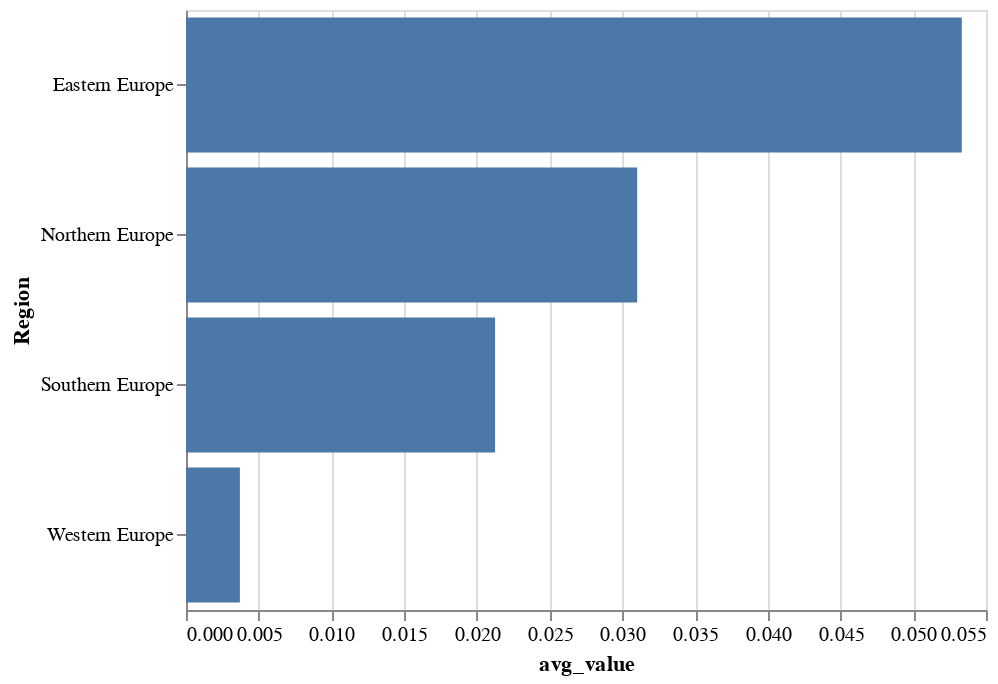

Notebook source saved alongside this figure:
### Markdown cell above
## Final Decluttering
Set the graph size

### Code cell
bars = alt.Chart(df).mark_bar().encode(
    x=alt.X('avg_value:Q'),
    y=alt.Y('Region:N')
).transform_aggregate(
   avg_value = 'average(2020_2019)', groupby = ['Region']
).properties(
     height = 300
)
bars.save('size_bar_chart.png')
bars

### Figure 1 — Vega-Lite specification as saved in the notebook (floating-point values rounded to 4 significant figures)
{"config": {"view": {"continuousWidth": 400, "continuousHeight": 300}}, "data": {"name": "data-02e83fd408885510e27a542a78bae3e9"}, "mark": "bar", "encoding": {"x": {"type": "quantitative", "field": "avg_value"}, "y": {"type": "nominal", "field": "Region"}}, "height": 300, "transform": [{"aggregate": [{"op": "average", "field": "2020_2019", "as": "avg_value"}], "groupby": ["Region"]}], "$schema": "https://vega.github.io/schema/vega-lite/v4.8.1.json", "datasets": {"data-02e83fd408885510e27a542a78bae3e9": [{"Country": "Denmark", "2019": 61170.0, "2020": 60940.0, "Region": "Northern Europe", "2020_2019": 0.00376}, {"Country": "Germany", "2019": 778100.0, "2020": 773100.0, "Region": "Western Europe", "2020_2019": 0.006357}, {"Country": "Estonia", "2019": 14100.0, "2020": 13210.0, "Region": "Northern Europe", "2020_2019": 0.06313}, {"Country": "Ireland", "2019": 59290.0, "2020": 55960.0, "Region": "Northern Europe", "2020_2019": 0.05617}, {"Country": "Greece", "2019": 83760.0, "2020": 84620.0, "Region": "Southern Europe", "2020_2019": -0.01029}, {"Country": "Spain", "2019": 358700.0, "2020": 338400.0, "Region": "Southern Europe", "2020_2019": 0.05662}, {"Country": "France", "2019": 754000.0, "2020": 736600.0, "Region": "Western Europe", "2020_2019": 0.02314}, {"Country": "Croatia", "2019": 36140.0, "2020": 35840.0, "Region": "Southern Europe", "2020_2019": 0.008025}, {"Country": "Italy", "2019": 420100.0, "2020": 404100.0, "Region": "Southern Europe", "2020_2019": 0.03804}, {"Country": "Cyprus", "2019": 9548.0, "2020": 9860.0, "Region": "Southern Europe", "2020_2019": -0.03268}, {"Country": "Latvia", "2019": 18790.0, "2020": 17550.0, "Region": "Northern Europe", "2020_2019": 0.06569}, {"Country": "Lithuania", "2019": 27390.0, "2020": 25140.0, "Region": "Northern Europe", "2020_2019": 0.0821}, {"Country": "Luxembourg", "2019": 6230.0, "2020": 6459.0, "Region": "Western Europe", "2020_2019": -0.03676}, {"Country": "Hungary", "2019": 93100.0, "2020": 93810.0, "Region": "Eastern Europe", "2020_2019": -0.007594}, {"Country": "Malta", "2019": 4350.0, "2020": 4414.0, "Region": "Southern Europe", "2020_2019": -0.01471}, {"Country": "Netherlands", "2019": 169700.0, "2020": 168700.0, "Region": "Western Europe", "2020_2019": 0.005888}, {"Country": "Austria", "2019": 84950.0, "2020": 83600.0, "Region": "Western Europe", "2020_2019": 0.01588}, {"Country": "Poland", "2019": 375000.0, "2020": 355300.0, "Region": "Eastern Europe", "2020_2019": 0.05239}, {"Country": "Portugal", "2019": 86580.0, "2020": 84430.0, "Region": "Southern Europe", "2020_2019": 0.02487}, {"Country": "Romania", "2019": 199700.0, "2020": 176800.0, "Region": "Eastern Europe", "2020_2019": 0.1149}, {"Country": "Slovenia", "2019": 19330.0, "2020": 18770.0, "Region": "Southern Europe", "2020_2019": 0.02903}, {"Country": "Slovakia", "2019": 57050.0, "2020": 56650.0, "Region": "Eastern Europe", "2020_2019": 0.007081}, {"Country": "Finland", "2019": 45610.0, "2020": 46460.0, "Region": "Northern Europe", "2020_2019": -0.01864}, {"Country": "Sweden", "2019": 114500.0, "2020": 113100.0, "Region": "Northern Europe", "2020_2019": 0.01263}, {"Country": "Iceland", "2019": 4452.0, "2020": 4512.0, "Region": "Northern Europe", "2020_2019": -0.01348}, {"Country": "Liechtenstein", "2019": 356.0, "2020": 353.0, "Region": "Western Europe", "2020_2019": 0.008427}, {"Country": "Norway", "2019": 54500.0, "2020": 52980.0, "Region": "Northern Europe", "2020_2019": 0.02782}, {"Country": "Switzerland", "2019": 86170.0, "2020": 85910.0, "Region": "Western Europe", "2020_2019": 0.002994}, {"Country": "Montenegro", "2019": 7223.0, "2020": 7097.0, "Region": "Southern Europe", "2020_2019": 0.01744}, {"Country": "North Macedonia", "2019": 19840.0, "2020": 19030.0, "Region": "Southern Europe", "2020_2019": 0.04102}, {"Country": "Albania", "2019": 28560.0, "2020": 28080.0, "Region": "Southern Europe", "2020_2019": 0.01702}, {"Country": "Serbia", "2019": 64400.0, "2020": 61690.0, "Region": "Southern Europe", "2020_2019": 0.04203}, {"Country": "Turkey", "2019": 1184000.0, "2020": 1113000.0, "Region": "Southern Europe", "2020_2019": 0.05981}, {"Country": "Ukraine", "2019": 308800.0, "2020": 293500.0, "Region": "Eastern Europe", "2020_2019": 0.04974}, {"Country": "Azerbaijan", "2019": 141200.0, "2020": 126600.0, "Region": "Eastern Europe", "2020_2019": 0.1035}]}}
